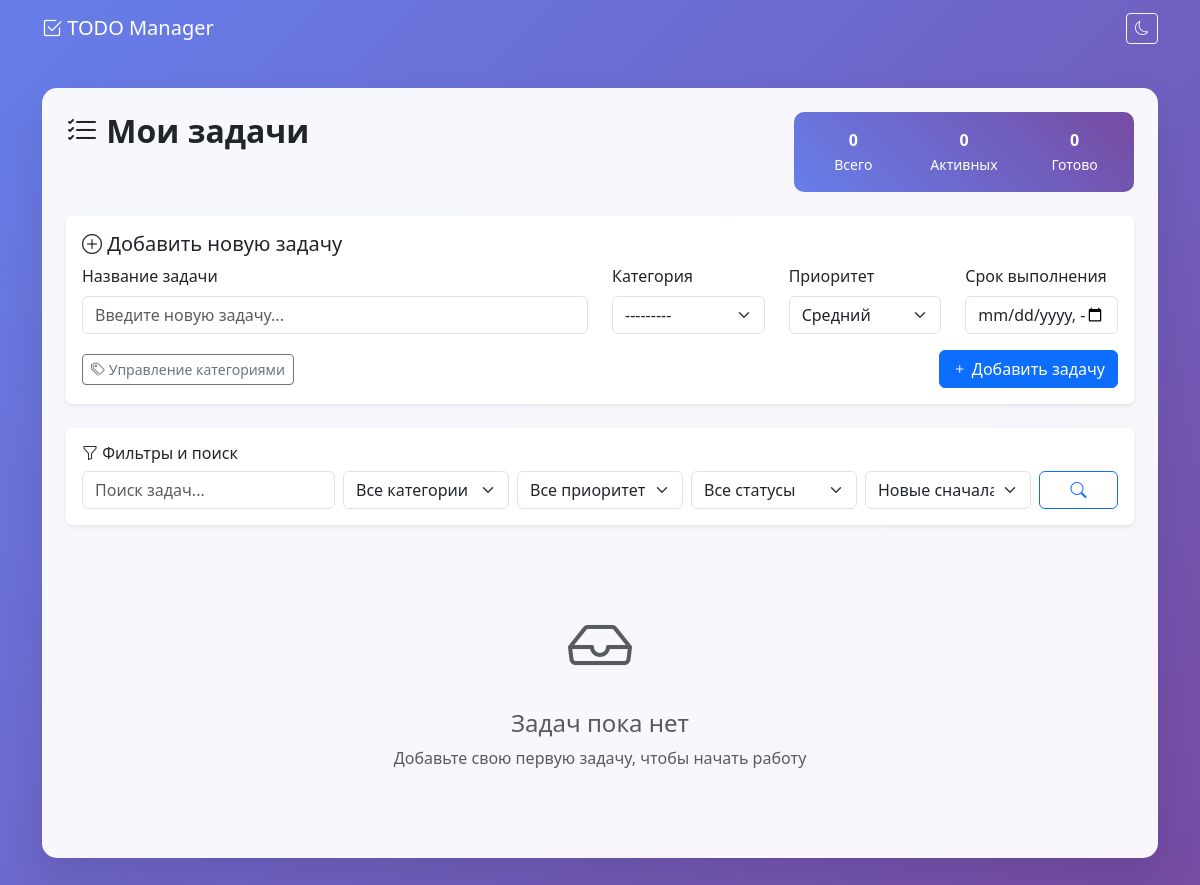
The page /todo/ (signed in) on the database as committed earlier.
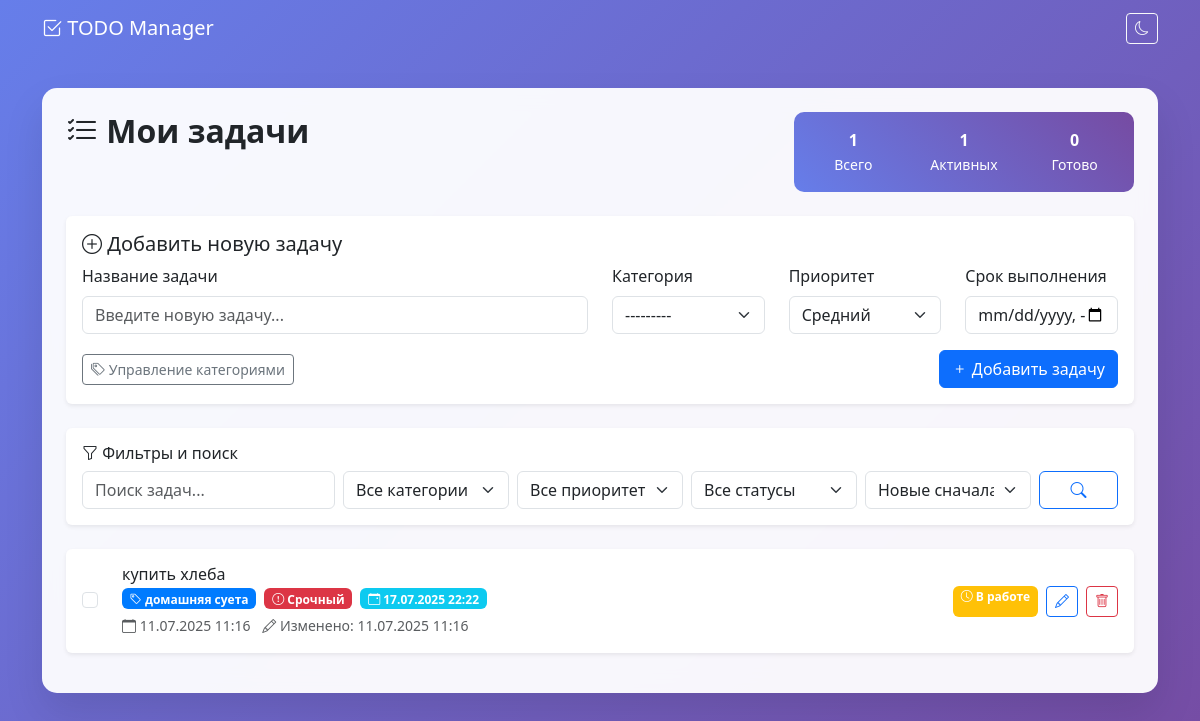
The same page on the database as committed later.
### todo_list/models.py (models this page shows, shortened)
class ToDoItem(models.Model):
    PRIORITY_CHOICES = [
        ('low', 'Низкий'),
        ('medium', 'Средний'),
        ('high', 'Высокий'),
        ('urgent', 'Срочный'),
    ]
    class Meta:
        verbose_name = 'Задача'
        verbose_name_plural = 'Задачи'
        ordering = ['-created_at']
    title = models.CharField(max_length=200, verbose_name='Название')
    done = models.BooleanField(default=False, verbose_name='Выполнено')
    user = models.ForeignKey(User, on_delete=models.CASCADE, verbose_name='Пользователь')
    category = models.ForeignKey(
        Category,
        on_delete=models.SET_NULL,
        null=True,
        blank=True,
        verbose_name='Категория'
    )
    priority = models.CharField(
        max_length=10,
        choices=PRIORITY_CHOICES,
        default='medium',
        verbose_name='Приоритет'
    )
    due_date = models.DateTimeField(
        null=True,
        blank=True,
        verbose_name='Срок выполнения'
    )
    created_at = models.DateTimeField(auto_now_add=True, verbose_name='Создано')
    updated_at = models.DateTimeField(auto_now=True, verbose_name='Обновлено')
    @property
    def is_overdue(self):
        if self.due_date and not self.done:
            return timezone.now() > self.due_date
        return False
    @property
    def priority_badge_class(self):
        priority_classes = {
            'low': 'bg-secondary',
            'medium': 'bg-primary',
            'high': 'bg-warning',
            'urgent': 'bg-danger',
        }
        return priority_classes.get(self.priority, 'bg-secondary')

class Category(models.Model):
    name = models.CharField(max_length=100, verbose_name='Название')
    color = models.CharField(max_length=7, default='#007bff', verbose_name='Цвет')
    description = models.TextField(blank=True, verbose_name='Описание')
    user = models.ForeignKey(User, on_delete=models.CASCADE, verbose_name='Пользователь')
    created_at = models.DateTimeField(auto_now_add=True, verbose_name='Создано')
    class Meta:
        verbose_name = 'Категория'
        verbose_name_plural = 'Категории'
        ordering = ['name']
        unique_together = ['name', 'user']  # Уникальное имя категории для каждого пользователя
    def __str__(self):
        return f"{self.name} ({self.user.username})"

### todo_list/views.py (the view, shortened to what this page needs)
# urls.py: path('', views.index, name='index'),
@login_required
def index(request):
    todos = ToDoItem.objects.filter(user=request.user)
    categories = Category.objects.filter(user=request.user)
    category_filter = request.GET.get('category')
    priority_filter = request.GET.get('priority')
    status_filter = request.GET.get('status')
    search_query = request.GET.get('search')
    if category_filter:
        todos = todos.filter(category_id=category_filter)
    if priority_filter:
        todos = todos.filter(priority=priority_filter)
    if status_filter == 'completed':
        todos = todos.filter(done=True)
    elif status_filter == 'pending':
        todos = todos.filter(done=False)
    elif status_filter == 'overdue':
        todos = todos.filter(done=False, due_date__lt=timezone.now())
    if search_query:
        todos = todos.filter(title__icontains=search_query)
    sort_by = request.GET.get('sort', '-created_at')
    todos = todos.order_by(sort_by)
    form = TodoForm(user=request.user)
    user_todos = ToDoItem.objects.filter(user=request.user)
    context = {
        'todos': todos,
        'categories': categories,
        'form': form,
        'total_todos': user_todos.count(),
        'completed_todos': user_todos.filter(done=True).count(),
        'pending_todos': user_todos.filter(done=False).count(),
        'overdue_todos': user_todos.filter(
            done=False,
            due_date__lt=timezone.now()
        ).count(),
        'current_filters': {
            'category': category_filter,
            'priority': priority_filter,
            'status': status_filter,
            'search': search_query,
            'sort': sort_by,
        }
    }
    return render(request, 'todo_list/index.html', context)

### todo_list/templates/todo_list/index.html (shortened to what this page needs)
{% extends 'todo_list/base.html' %}
{% block content %}
<div class="p-4">
    <div class="row mb-4">
        <div class="col-md-8">
            <h1 class="h2 fw-bold">
                <i class="bi bi-list-check"></i> Мои задачи
            </h1>
        </div>
        <div class="col-md-4">
            <div class="stats-card p-3 text-center">
                <div class="row">
                    <div class="col-4">
                        <div class="fw-bold">{{ total_todos }}</div>
                        <small>Всего</small>
                    </div>
                    <div class="col-4">
                        <div class="fw-bold">{{ pending_todos }}</div>
                        <small>Активных</small>
                    </div>
                    <div class="col-4">
                        <div class="fw-bold">{{ completed_todos }}</div>
                        <small>Готово</small>
                    </div>
                </div>
            </div>
        </div>
    </div>
    <div class="card mb-4 border-0 shadow-sm">
        <div class="card-body">
            <h5 class="card-title">
                <i class="bi bi-plus-circle"></i> Добавить новую задачу
            </h5>
            <form method="post">
                <div class="row">
                    <div class="col-md-6 mb-3">
                        <label for="{{ form.title.id_for_label }}" class="form-label">{{ form.title.label }}</label>
                        {{ form.title }}
                    </div>
                    <div class="col-md-2 mb-3">
                        <label for="{{ form.category.id_for_label }}" class="form-label">{{ form.category.label }}</label>
                        {{ form.category }}
                    </div>
                    <div class="col-md-2 mb-3">
                        <label for="{{ form.priority.id_for_label }}" class="form-label">{{ form.priority.label }}</label>
                        {{ form.priority }}
                    </div>
                    <div class="col-md-2 mb-3">
                        <label for="{{ form.due_date.id_for_label }}" class="form-label">{{ form.due_date.label }}</label>
                        {{ form.due_date }}
                    </div>
                </div>
                <div class="d-flex justify-content-between align-items-center">
                    <a href="{% url 'todo_list:categories' %}" class="btn btn-outline-secondary btn-sm">
                        <i class="bi bi-tags"></i> Управление категориями
                    </a>
                    <button type="submit" class="btn btn-primary">
                        <i class="bi bi-plus"></i> Добавить задачу
                    </button>
                </div>
            </form>
        </div>
    </div>
    <div class="card mb-4 border-0 shadow-sm">
        <div class="card-body">
            <h6 class="card-title">
                <i class="bi bi-funnel"></i> Фильтры и поиск
            </h6>
            <form method="get" class="row g-2">
                <div class="col-md-3">
                    <input type="text" name="search" class="form-control" placeholder="Поиск задач..."
                           value="{{ current_filters.search|default:'' }}">
                </div>
                <div class="col-md-2">
                    <select name="category" class="form-select">
                        <option value="">Все категории</option>
                    </select>
                </div>
                <div class="col-md-2">
                    <select name="priority" class="form-select">
                        <option value="">Все приоритеты</option>
                    </select>
                </div>
                <div class="col-md-2">
                    <select name="status" class="form-select">
                        <option value="">Все статусы</option>
                    </select>
                </div>
                <div class="col-md-2">
                    <select name="sort" class="form-select">
                        <option value="-created_at" {% if current_filters.sort == '-created_at' %}selected{% endif %}>Новые сначала</option>
                    </select>
                </div>
                <div class="col-md-1">
                    <button type="submit" class="btn btn-outline-primary w-100">
                        <i class="bi bi-search"></i>
                    </button>
                </div>
            </form>
        </div>
    </div>
    {% if todos %}
        <div class="row">
            {% for todo in todos %}
                <div class="col-12 mb-3">
                    <div class="card todo-item border-0 shadow-sm {% if todo.done %}completed{% endif %}">
                        <div class="card-body">
                            <div class="row align-items-center">
                                <div class="col-md-8">
                                    <div class="d-flex align-items-center">
                                        <div class="form-check me-3">
                                            <input class="form-check-input" type="checkbox"
                                                   onchange="toggleTodo({{ todo.id }})">
                                        </div>
                                        <div>
                                            <h6 class="todo-title mb-1 {% if todo.done %}text-muted{% endif %}">
                                                {{ todo.title }}
                                            </h6>
                                            <div class="d-flex gap-2 align-items-center mb-1">
                                                {% if todo.category %}
                                                    <span class="badge" style="background-color: {{ todo.category.color }};">
                                                        <i class="bi bi-tag"></i> {{ todo.category.name }}
                                                    </span>
                                                {% endif %}
                                                <span class="badge {{ todo.priority_badge_class }}">
                                                    {% if todo.priority == 'urgent' %}
                                                        <i class="bi bi-exclamation-circle"></i> Срочный
                                                    {% elif todo.priority == 'high' %}
                                                        <i class="bi bi-arrow-up"></i> Высокий
                                                    {% elif todo.priority == 'medium' %}
                                                        <i class="bi bi-dash"></i> Средний
                                                    {% else %}
                                                        <i class="bi bi-arrow-down"></i> Низкий
                                                    {% endif %}
                                                </span>
                                                {% if todo.due_date %}
                                                    <span class="badge bg-info">
                                                        <i class="bi bi-calendar-event"></i> {{ todo.due_date|date:"d.m.Y H:i" }}
                                                    </span>
                                                {% endif %}
                                            </div>
                                            <small class="text-muted">
                                                <i class="bi bi-calendar"></i>
                                                {{ todo.created_at|date:"d.m.Y H:i" }}
                                                {% if todo.updated_at != todo.created_at %}
                                                    <span class="ms-2">
                                                        <i class="bi bi-pencil"></i>
                                                        Изменено: {{ todo.updated_at|date:"d.m.Y H:i" }}
                                                    </span>
                                                {% endif %}
                                            </small>
                                        </div>
                                    </div>
                                </div>
                                <div class="col-md-4">
                                    <div class="d-flex justify-content-end gap-2">
                                        {% if todo.done %}
                                            <span class="badge bg-success">
                                                <i class="bi bi-check-circle"></i> Выполнено
                                            </span>
                                        {% else %}
                                            <span class="badge bg-warning">
                                                <i class="bi bi-clock"></i> В работе
                                            </span>
                                        {% endif %}
                                        <a href="{% url 'todo_list:edit_todo' todo.id %}"
                                           class="btn btn-sm btn-outline-primary btn-action"
                                           title="Редактировать">
                                            <i class="bi bi-pencil"></i>
                                        </a>
                                        <a href="{% url 'todo_list:delete_todo' todo.id %}"
                                           class="btn btn-sm btn-outline-danger btn-action"
                                           title="Удалить"
                                           onclick="return confirm('Вы уверены, что хотите удалить эту задачу?')">
                                            <i class="bi bi-trash"></i>
                                        </a>
                                    </div>
                                </div>
                            </div>
                        </div>
                    </div>
                </div>
            {% endfor %}
        </div>
    {% else %}
        <div class="text-center py-5">
            <i class="bi bi-inbox text-muted" style="font-size: 4rem;"></i>
            <h4 class="mt-3 text-muted">Задач пока нет</h4>
            <p class="text-muted">Добавьте свою первую задачу, чтобы начать работу</p>
        </div>
    {% endif %}
</div>
{% endblock %}

### todo_list/templates/todo_list/base.html (shortened to what this page needs)
<!DOCTYPE html>
<html lang="ru">
<head>
    <link href="https://cdn.jsdelivr.net/npm/bootstrap@5.3.2/dist/css/bootstrap.min.css" rel="stylesheet">
    <link rel="stylesheet" href="https://cdn.jsdelivr.net/npm/bootstrap-icons@1.11.1/font/bootstrap-icons.css">
</head>
<body>
    <nav class="navbar navbar-expand-lg navbar-dark">
        <div class="container">
            <a class="navbar-brand" href="{% url 'home' %}">
                <i class="bi bi-check2-square"></i> TODO Manager
            </a>
            <div class="navbar-nav ms-auto">
                <div class="nav-item">
                    <button class="btn btn-outline-light btn-sm" id="theme-toggle">
                        <i class="bi bi-moon" id="theme-icon"></i>
                    </button>
                </div>
            </div>
        </div>
    </nav>
    <div class="container">
        <div class="main-container">
            {% block content %}{% endblock %}
        </div>
    </div>
</body>
</html>

Rows that differ between the two databases and show on the page:
now on this page (row edited): ToDoItem: title "купить хлеба", category.name "домашняя суета", priority "urgent" (drawn), due_date "17.07.2025 22:22", created_at "11.07.2025 11:16", updated_at "11.07.2025 11:16", shows "В работе"
Other text that changed with them:
{{ total_todos }}: "0" → "1"
{{ pending_todos }}: "0" → "1"
text no longer shown: "Задач пока нет Добавьте свою первую задачу, чтобы начать работу"
